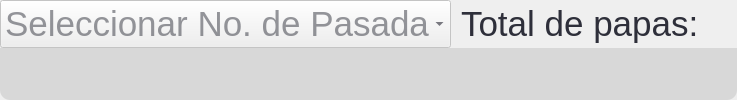
            <widget class="QWidget" name="graphPage">
             <property name="styleSheet">
              <string notr="true">border-bottom-right-radius: 10px;
border-bottom-left-radius: 10px;
background-color: rgb(216, 216, 216);
/*color: rgb(0, 0, 0);</string>
             </property>
             <layout class="QGridLayout" name="graphLayout" columnstretch="50,25,25">
              <property name="leftMargin">
               <number>0</number>
              </property>
              <property name="topMargin">
               <number>0</number>
              </property>
              <property name="rightMargin">
               <number>0</number>
              </property>
              <property name="bottomMargin">
               <number>0</number>
              </property>
              <property name="horizontalSpacing">
               <number>10</number>
              </property>
              <property name="verticalSpacing">
               <number>0</number>
              </property>
              <item row="0" column="1">
               <widget class="QLabel" name="totalPapasStaticLabel">
                <property name="font">
                 <font>
                  <family>Ubuntu</family>
                  <pointsize>26</pointsize>
                 </font>
                </property>
                <property name="styleSheet">
                 <string notr="true">color: rgb(46, 47, 58);</string>
                </property>
                <property name="text">
                 <string>Total de papas: </string>
                </property>
                <property name="alignment">
                 <set>Qt::AlignRight|Qt::AlignTrailing|Qt::AlignVCenter</set>
                </property>
               </widget>
              </item>
              <item row="0" column="0">
               <widget class="QComboBox" name="idpruebaComboBox">
                <property name="enabled">
                 <bool>false</bool>
                </property>
                <property name="font">
                 <font>
                  <family>Ubuntu</family>
                  <pointsize>26</pointsize>
                 </font>
                </property>
                <property name="styleSheet">
                 <string notr="true">color: rgb(46, 47, 58);</string>
                </property>
                <property name="placeholderText">
                 <string>Seleccionar No. de Pasada</string>
                </property>
               </widget>
              </item>
              <item row="0" column="2">
               <widget class="QLabel" name="totalPapasLabel">
                <property name="font">
                 <font>
                  <family>Ubuntu</family>
                  <pointsize>24</pointsize>
                 </font>
                </property>
                <property name="styleSheet">
                 <string notr="true">color: rgb(46, 47, 58);</string>
                </property>
                <property name="text">
                 <string/>
                </property>
               </widget>
              </item>
              <item row="1" column="0" colspan="3">
               <widget class="PlotWidget" name="graphFrame" native="true">
                <property name="styleSheet">
                 <string notr="true">
/*color: rgb(0, 0, 0);*/
background-color: rgb(216, 216, 216);
border-bottom-right-radius: 10px;
border-bottom-left-radius: 10px;</string>
                </property>
               </widget>
              </item>
             </layout>
            </widget>
